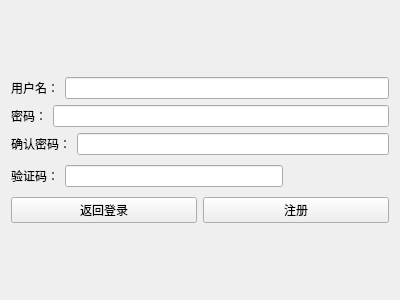
<?xml version="1.0" encoding="UTF-8"?>
<ui version="4.0">
 <class>Signup</class>
 <widget class="QWidget" name="Signup">
  <property name="geometry">
   <rect>
    <x>0</x>
    <y>0</y>
    <width>400</width>
    <height>300</height>
   </rect>
  </property>
  <property name="windowTitle">
   <string>注册</string>
  </property>
  <layout class="QVBoxLayout" name="verticalLayout">
   <item>
    <spacer name="verticalSpacer">
     <property name="orientation">
      <enum>Qt::Vertical</enum>
     </property>
     <property name="sizeHint" stdset="0">
      <size>
       <width>20</width>
       <height>40</height>
      </size>
     </property>
    </spacer>
   </item>
   <item>
    <layout class="QHBoxLayout" name="horizontalLayout_3">
     <item>
      <widget class="QLabel" name="label">
       <property name="text">
        <string>用户名：</string>
       </property>
      </widget>
     </item>
     <item>
      <widget class="QLineEdit" name="lineEdit_username"/>
     </item>
    </layout>
   </item>
   <item>
    <layout class="QHBoxLayout" name="horizontalLayout_4">
     <item>
      <widget class="QLabel" name="label_2">
       <property name="text">
        <string>密码：</string>
       </property>
      </widget>
     </item>
     <item>
      <widget class="QLineEdit" name="lineEdit_passwd"/>
     </item>
    </layout>
   </item>
   <item>
    <layout class="QHBoxLayout" name="horizontalLayout_5">
     <item>
      <widget class="QLabel" name="label_3">
       <property name="text">
        <string>确认密码：</string>
       </property>
      </widget>
     </item>
     <item>
      <widget class="QLineEdit" name="lineEdit_surepasswd"/>
     </item>
    </layout>
   </item>
   <item>
    <layout class="QHBoxLayout" name="horizontalLayout">
     <item>
      <widget class="QLabel" name="label_verification">
       <property name="text">
        <string>验证码：</string>
       </property>
      </widget>
     </item>
     <item>
      <widget class="QLineEdit" name="lineEdit_verification"/>
     </item>
     <item>
      <widget class="QFrame" name="verificationFrame">
       <property name="minimumSize">
        <size>
         <width>100</width>
         <height>30</height>
        </size>
       </property>
      </widget>
     </item>
    </layout>
   </item>
   <item>
    <layout class="QHBoxLayout" name="horizontalLayout_2">
     <item>
      <widget class="QPushButton" name="btn_return">
       <property name="text">
        <string>返回登录</string>
       </property>
      </widget>
     </item>
     <item>
      <widget class="QPushButton" name="pushButton_2">
       <property name="text">
        <string>注册</string>
       </property>
      </widget>
     </item>
    </layout>
   </item>
   <item>
    <spacer name="verticalSpacer_2">
     <property name="orientation">
      <enum>Qt::Vertical</enum>
     </property>
     <property name="sizeHint" stdset="0">
      <size>
       <width>20</width>
       <height>40</height>
      </size>
     </property>
    </spacer>
   </item>
  </layout>
 </widget>
 <resources/>
 <connections/>
</ui>
